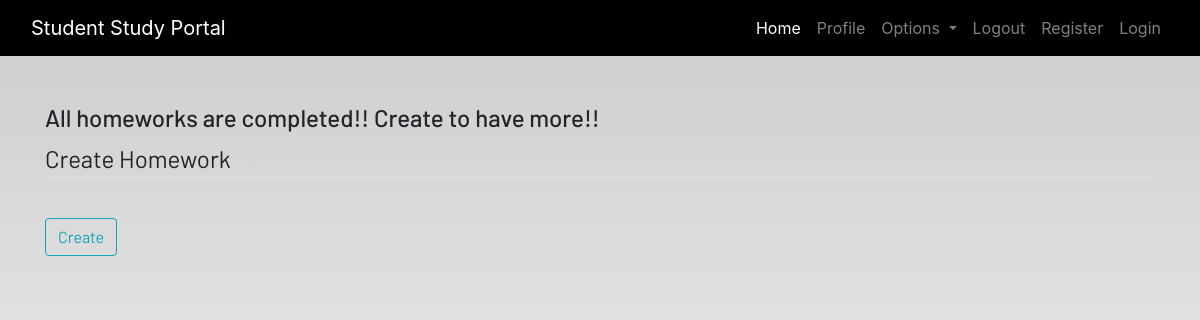
/homework (signed in), run on an earlier commit of the app's database.
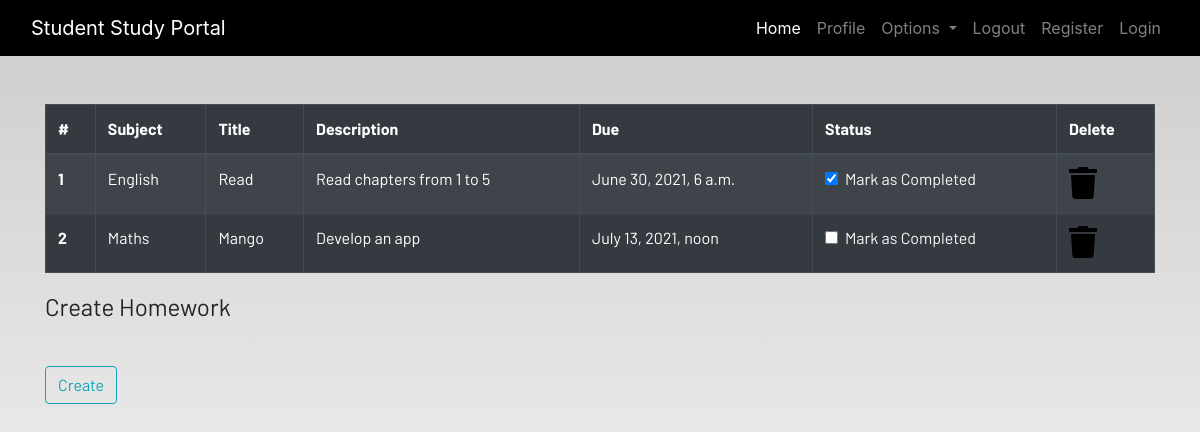
And on a later commit of the database.
### dashboard/models.py (models this page shows, shortened)
class Homework(models.Model):
    user = models.ForeignKey(User, on_delete=models.CASCADE)
    subject = models.CharField(max_length=50)
    title = models.CharField(max_length=100)
    description = models.TextField()
    due = models.DateTimeField()
    is_finished = models.BooleanField(default=False)

### dashboard/views.py (the view)
# urls.py: path('homework', views.homework, name='homework')
def homework(request):
    all_homework = Homework.objects.filter(user=request.user)
    left_homework = Homework.objects.filter(user=request.user, is_finished=False)
    if len(left_homework) == 0:
        done = True
    else:
        done = False
    return render(request, 'dashboard/homework.html', {
        'homeworks': all_homework,
        'done': done
    })

### dashboard/templates/dashboard/homework.html
{% extends 'dashboard/base.html' %}
{% load static %}
{% block content %}
    <div class="container">
        {% if not done %}
            <table class="table table-striped table-bordered table-hover table-dark">
                <thead>
                <tr>
                    <th scope="col">#</th>
                    <th scope="col">Subject</th>
                    <th scope="col">Title</th>
                    <th scope="col">Description</th>
                    <th scope="col">Due</th>
                    <th scope="col">Status</th>
                    <th scope="col">Delete</th>
                </tr>
                </thead>
                <tbody>
                {% for homework in homeworks %}
                    <tr>
                        <th scope="row">{{ forloop.counter }}</th>
                        <td>{{ homework.subject }}</td>
                        <td>{{ homework.title }}</td>
                        <td>{{ homework.description }}</td>
                        <td>{{ homework.due }}</td>
                        <td>
                            <a href="#">
                                <div class="form-check">
                                    {% if homework.is_finished == True %}
                                        <input class="form-check-input" type="checkbox" value="" checked>
                                    {% else %}
                                        <input class="form-check-input" type="checkbox" value="">
                                    {% endif %}
                                    <label class="form-check-label text-light" for="flexCheckDefault">
                                        Mark as Completed
                                    </label>
                                </div>
                            </a>
                        </td>
                        <td><a href="#"><i class="fa fa-trash fa-2x"></i></a></td>
                    </tr>
                {% endfor %}
                </tbody>
            </table>
        {% else %}
            <h4>All homeworks are completed!! Create to have more!!</h4>
        {% endif %}
    </div>
    <div class=" container">
        <form method="POST">
            <fieldset class="form-group">
                <legend class="border-bottom mb-4">Create Homework</legend>
            </fieldset>
            <div class="form-group">
                <button href="" class="btn btn-outline-info" type="submit">
                    Create
                </button>
            </div>
        </form>
    </div>
{% endblock content %}

### dashboard/templates/dashboard/base.html (shortened to what this page needs)
<!DOCTYPE html>
{% load static %}
<html lang="en">
<head>
    <link rel="stylesheet" href="https://stackpath.bootstrapcdn.com/bootstrap/4.3.1/css/bootstrap.min.css"
/>
    <link rel="stylesheet" href="https://use.fontawesome.com/releases/v5.7.2/css/all.css"
/>
    <link rel="stylesheet" href="{% static 'css/main.css' %}"/>
</head>
<body>
<header>
    <nav class="navbar navbar-expand-lg navbar-dark bg-dark">
        <div class="container-fluid">
            <a class="navbar-brand" href="#">Student Study Portal</a>
            <div class="collapse navbar-collapse justify-content-end" id="navbarSupportedContent">
                <ul class="navbar-nav mb-2 mb-lg-0">
                    <li class="nav-item">
                        <a class="nav-link active" aria-current="page" href="#">Home</a>
                    </li>
                    <li class="nav-item">
                        <a class="nav-link" href="#">Profile</a>
                    </li>
                    <li class="nav-item dropdown">
                        <a class="nav-link dropdown-toggle" href="#" id="navbarDropdown" role="button"
                           data-toggle="dropdown"
                           aria-haspopup="true" aria-expanded="false">
                            Options
                        </a>
                    </li>
                    <li class="nav-item">
                        <a class="nav-link" href="#">Logout</a>
                    </li>
                    <li class="nav-item">
                        <a class="nav-link" href="#">Register</a>
                    </li>
                    <li class="nav-item">
                        <a class="nav-link" href="#">Login</a>
                    </li>
                </ul>
            </div>
        </div>
    </nav>
</header>
<br/><br/>
<main>
    {% block content %}
    {% endblock content %}
</main>
</body>
</html>

### static/css/main.css (style rules this page uses)
html { scroll-behavior: smooth; height: 100%; width: 100%; }
main { font-family: Barlow, Quicksand, Rubik, sans-serif, serif, 'Times New Roman', Times, serif !important; }
.navbar { background-color: rgb(0, 0, 0) !important; }
a { text-decoration: none !important; color: black; }
html, body { max-width: 100%; overflow-x: hidden; height: 100%; width: 100%; }
body { background: linear-gradient(rgba(0, 0, 0, 0.2), rgba(255, 255, 255, 0.5)); overflow-x: hidden; background-repeat: no-repeat; }
.fa { color: black; }

What changed in the data, as far as the page shows it:
added Homework: subject "English", title "Read", description "Read chapters from 1 to 5", due "June 30, 2021, 6 a.m."
added Homework: subject "Maths", title "Mango", description "Develop an app", due "July 13, 2021, noon"
Also different on the page:
text no longer shown: "All homeworks are completed!! Create to have more!!"
text now shown: "# Subject Title Description Due Status Delete"
